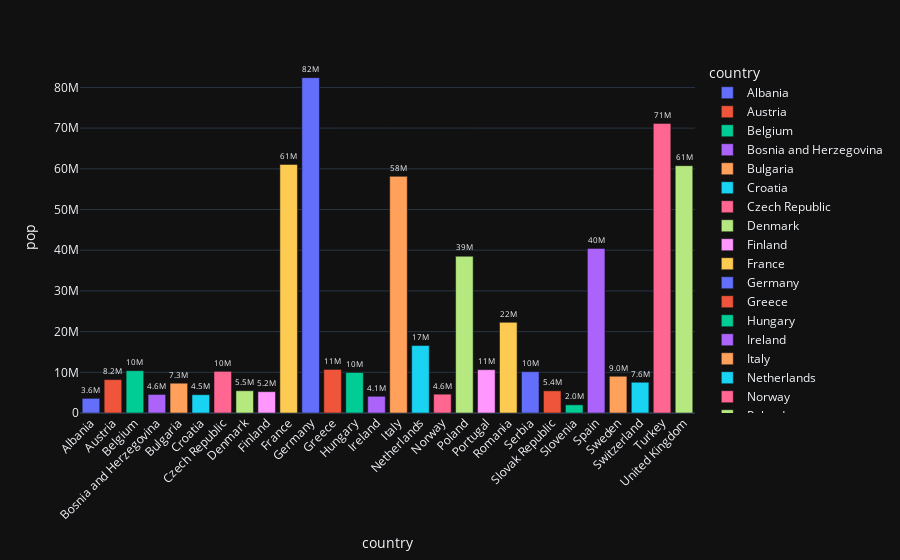

Notebook source saved alongside this figure:
### Code cell
df_europe = px.data.gapminder().query("continent == 'Europe' and year == 2007 and pop > 2.e6 ")
fig= px.bar(df_europe, y='pop', x='country', text='pop', color='country')
fig.update_traces(texttemplate='%{text:.2s}', textposition='outside') # number of population on the outside and showing in milions
fig.update_layout(uniformtext_minsize=8) #font sizes
fig.update_layout(xaxis_tickangle=-45) #text underneath rotate to -45 degrees
fig

### Figure 1 — Plotly figure (JSON) as saved in the notebook; plotly's stock layout.template omitted (floating-point values rounded to 4 significant figures)
{"data": [{"alignmentgroup": "True", "hovertemplate": "country=%{x}<br>pop=%{text}<extra></extra>", "legendgroup": "Albania", "marker": {"color": "#636efa", "pattern": {"shape": ""}}, "name": "Albania", "offsetgroup": "Albania", "orientation": "v", "showlegend": true, "text": [3601000.0], "textposition": "outside", "x": ["Albania"], "xaxis": "x", "y": [3600523], "yaxis": "y", "type": "bar", "texttemplate": "%{text:.2s}"}, {"alignmentgroup": "True", "hovertemplate": "country=%{x}<br>pop=%{text}<extra></extra>", "legendgroup": "Austria", "marker": {"color": "#EF553B", "pattern": {"shape": ""}}, "name": "Austria", "offsetgroup": "Austria", "orientation": "v", "showlegend": true, "text": [8200000.0], "textposition": "outside", "x": ["Austria"], "xaxis": "x", "y": [8199783], "yaxis": "y", "type": "bar", "texttemplate": "%{text:.2s}"}, {"alignmentgroup": "True", "hovertemplate": "country=%{x}<br>pop=%{text}<extra></extra>", "legendgroup": "Belgium", "marker": {"color": "#00cc96", "pattern": {"shape": ""}}, "name": "Belgium", "offsetgroup": "Belgium", "orientation": "v", "showlegend": true, "text": [10390000.0], "textposition": "outside", "x": ["Belgium"], "xaxis": "x", "y": [10392226], "yaxis": "y", "type": "bar", "texttemplate": "%{text:.2s}"}, {"alignmentgroup": "True", "hovertemplate": "country=%{x}<br>pop=%{text}<extra></extra>", "legendgroup": "Bosnia and Herzegovina", "marker": {"color": "#ab63fa", "pattern": {"shape": ""}}, "name": "Bosnia and Herzegovina", "offsetgroup": "Bosnia and Herzegovina", "orientation": "v", "showlegend": true, "text": [4552000.0], "textposition": "outside", "x": ["Bosnia and Herzegovina"], "xaxis": "x", "y": [4552198], "yaxis": "y", "type": "bar", "texttemplate": "%{text:.2s}"}, {"alignmentgroup": "True", "hovertemplate": "country=%{x}<br>pop=%{text}<extra></extra>", "legendgroup": "Bulgaria", "marker": {"color": "#FFA15A", "pattern": {"shape": ""}}, "name": "Bulgaria", "offsetgroup": "Bulgaria", "orientation": "v", "showlegend": true, "text": [7323000.0], "textposition": "outside", "x": ["Bulgaria"], "xaxis": "x", "y": [7322858], "yaxis": "y", "type": "bar", "texttemplate": "%{text:.2s}"}, {"alignmentgroup": "True", "hovertemplate": "country=%{x}<br>pop=%{text}<extra></extra>", "legendgroup": "Croatia", "marker": {"color": "#19d3f3", "pattern": {"shape": ""}}, "name": "Croatia", "offsetgroup": "Croatia", "orientation": "v", "showlegend": true, "text": [4493000.0], "textposition": "outside", "x": ["Croatia"], "xaxis": "x", "y": [4493312], "yaxis": "y", "type": "bar", "texttemplate": "%{text:.2s}"}, {"alignmentgroup": "True", "hovertemplate": "country=%{x}<br>pop=%{text}<extra></extra>", "legendgroup": "Czech Republic", "marker": {"color": "#FF6692", "pattern": {"shape": ""}}, "name": "Czech Republic", "offsetgroup": "Czech Republic", "orientation": "v", "showlegend": true, "text": [10230000.0], "textposition": "outside", "x": ["Czech Republic"], "xaxis": "x", "y": [10228744], "yaxis": "y", "type": "bar", "texttemplate": "%{text:.2s}"}, {"alignmentgroup": "True", "hovertemplate": "country=%{x}<br>pop=%{text}<extra></extra>", "legendgroup": "Denmark", "marker": {"color": "#B6E880", "pattern": {"shape": ""}}, "name": "Denmark", "offsetgroup": "Denmark", "orientation": "v", "showlegend": true, "text": [5468000.0], "textposition": "outside", "x": ["Denmark"], "xaxis": "x", "y": [5468120], "yaxis": "y", "type": "bar", "texttemplate": "%{text:.2s}"}, {"alignmentgroup": "True", "hovertemplate": "country=%{x}<br>pop=%{text}<extra></extra>", "legendgroup": "Finland", "marker": {"color": "#FF97FF", "pattern": {"shape": ""}}, "name": "Finland", "offsetgroup": "Finland", "orientation": "v", "showlegend": true, "text": [5238000.0], "textposition": "outside", "x": ["Finland"], "xaxis": "x", "y": [5238460], "yaxis": "y", "type": "bar", "texttemplate": "%{text:.2s}"}, {"alignmentgroup": "True", "hovertemplate": "country=%{x}<br>pop=%{text}<extra></extra>", "legendgroup": "France", "marker": {"color": "#FECB52", "pattern": {"shape": ""}}, "name": "France", "offsetgroup": "France", "orientation": "v", "showlegend": true, "text": [61080000.0], "textposition": "outside", "x": ["France"], "xaxis": "x", "y": [61083916], "yaxis": "y", "type": "bar", "texttemplate": "%{text:.2s}"}, {"alignmentgroup": "True", "hovertemplate": "country=%{x}<br>pop=%{text}<extra></extra>", "legendgroup": "Germany", "marker": {"color": "#636efa", "pattern": {"shape": ""}}, "name": "Germany", "offsetgroup": "Germany", "orientation": "v", "showlegend": true, "text": [82400000.0], "textposition": "outside", "x": ["Germany"], "xaxis": "x", "y": [82400996], "yaxis": "y", "type": "bar", "texttemplate": "%{text:.2s}"}, {"alignmentgroup": "True", "hovertemplate": "country=%{x}<br>pop=%{text}<extra></extra>", "legendgroup": "Greece", "marker": {"color": "#EF553B", "pattern": {"shape": ""}}, "name": "Greece", "offsetgroup": "Greece", "orientation": "v", "showlegend": true, "text": [10710000.0], "textposition": "outside", "x": ["Greece"], "xaxis": "x", "y": [10706290], "yaxis": "y", "type": "bar", "texttemplate": "%{text:.2s}"}, {"alignmentgroup": "True", "hovertemplate": "country=%{x}<br>pop=%{text}<extra></extra>", "legendgroup": "Hungary", "marker": {"color": "#00cc96", "pattern": {"shape": ""}}, "name": "Hungary", "offsetgroup": "Hungary", "orientation": "v", "showlegend": true, "text": [9956000.0], "textposition": "outside", "x": ["Hungary"], "xaxis": "x", "y": [9956108], "yaxis": "y", "type": "bar", "texttemplate": "%{text:.2s}"}, {"alignmentgroup": "True", "hovertemplate": "country=%{x}<br>pop=%{text}<extra></extra>", "legendgroup": "Ireland", "marker": {"color": "#ab63fa", "pattern": {"shape": ""}}, "name": "Ireland", "offsetgroup": "Ireland", "orientation": "v", "showlegend": true, "text": [4109000.0], "textposition": "outside", "x": ["Ireland"], "xaxis": "x", "y": [4109086], "yaxis": "y", "type": "bar", "texttemplate": "%{text:.2s}"}, {"alignmentgroup": "True", "hovertemplate": "country=%{x}<br>pop=%{text}<extra></extra>", "legendgroup": "Italy", "marker": {"color": "#FFA15A", "pattern": {"shape": ""}}, "name": "Italy", "offsetgroup": "Italy", "orientation": "v", "showlegend": true, "text": [58150000.0], "textposition": "outside", "x": ["Italy"], "xaxis": "x", "y": [58147733], "yaxis": "y", "type": "bar", "texttemplate": "%{text:.2s}"}, {"alignmentgroup": "True", "hovertemplate": "country=%{x}<br>pop=%{text}<extra></extra>", "legendgroup": "Netherlands", "marker": {"color": "#19d3f3", "pattern": {"shape": ""}}, "name": "Netherlands", "offsetgroup": "Netherlands", "orientation": "v", "showlegend": true, "text": [16570000.0], "textposition": "outside", "x": ["Netherlands"], "xaxis": "x", "y": [16570613], "yaxis": "y", "type": "bar", "texttemplate": "%{text:.2s}"}, {"alignmentgroup": "True", "hovertemplate": "country=%{x}<br>pop=%{text}<extra></extra>", "legendgroup": "Norway", "marker": {"color": "#FF6692", "pattern": {"shape": ""}}, "name": "Norway", "offsetgroup": "Norway", "orientation": "v", "showlegend": true, "text": [4628000.0], "textposition": "outside", "x": ["Norway"], "xaxis": "x", "y": [4627926], "yaxis": "y", "type": "bar", "texttemplate": "%{text:.2s}"}, {"alignmentgroup": "True", "hovertemplate": "country=%{x}<br>pop=%{text}<extra></extra>", "legendgroup": "Poland", "marker": {"color": "#B6E880", "pattern": {"shape": ""}}, "name": "Poland", "offsetgroup": "Poland", "orientation": "v", "showlegend": true, "text": [38520000.0], "textposition": "outside", "x": ["Poland"], "xaxis": "x", "y": [38518241], "yaxis": "y", "type": "bar", "texttemplate": "%{text:.2s}"}, {"alignmentgroup": "True", "hovertemplate": "country=%{x}<br>pop=%{text}<extra></extra>", "legendgroup": "Portugal", "marker": {"color": "#FF97FF", "pattern": {"shape": ""}}, "name": "Portugal", "offsetgroup": "Portugal", "orientation": "v", "showlegend": true, "text": [10640000.0], "textposition": "outside", "x": ["Portugal"], "xaxis": "x", "y": [10642836], "yaxis": "y", "type": "bar", "texttemplate": "%{text:.2s}"}, {"alignmentgroup": "True", "hovertemplate": "country=%{x}<br>pop=%{text}<extra></extra>", "legendgroup": "Romania", "marker": {"color": "#FECB52", "pattern": {"shape": ""}}, "name": "Romania", "offsetgroup": "Romania", "orientation": "v", "showlegend": true, "text": [22280000.0], "textposition": "outside", "x": ["Romania"], "xaxis": "x", "y": [22276056], "yaxis": "y", "type": "bar", "texttemplate": "%{text:.2s}"}, {"alignmentgroup": "True", "hovertemplate": "country=%{x}<br>pop=%{text}<extra></extra>", "legendgroup": "Serbia", "marker": {"color": "#636efa", "pattern": {"shape": ""}}, "name": "Serbia", "offsetgroup": "Serbia", "orientation": "v", "showlegend": true, "text": [10150000.0], "textposition": "outside", "x": ["Serbia"], "xaxis": "x", "y": [10150265], "yaxis": "y", "type": "bar", "texttemplate": "%{text:.2s}"}, {"alignmentgroup": "True", "hovertemplate": "country=%{x}<br>pop=%{text}<extra></extra>", "legendgroup": "Slovak Republic", "marker": {"color": "#EF553B", "pattern": {"shape": ""}}, "name": "Slovak Republic", "offsetgroup": "Slovak Republic", "orientation": "v", "showlegend": true, "text": [5448000.0], "textposition": "outside", "x": ["Slovak Republic"], "xaxis": "x", "y": [5447502], "yaxis": "y", "type": "bar", "texttemplate": "%{text:.2s}"}, {"alignmentgroup": "True", "hovertemplate": "country=%{x}<br>pop=%{text}<extra></extra>", "legendgroup": "Slovenia", "marker": {"color": "#00cc96", "pattern": {"shape": ""}}, "name": "Slovenia", "offsetgroup": "Slovenia", "orientation": "v", "showlegend": true, "text": [2009000.0], "textposition": "outside", "x": ["Slovenia"], "xaxis": "x", "y": [2009245], "yaxis": "y", "type": "bar", "texttemplate": "%{text:.2s}"}, {"alignmentgroup": "True", "hovertemplate": "country=%{x}<br>pop=%{text}<extra></extra>", "legendgroup": "Spain", "marker": {"color": "#ab63fa", "pattern": {"shape": ""}}, "name": "Spain", "offsetgroup": "Spain", "orientation": "v", "showlegend": true, "text": [40450000.0], "textposition": "outside", "x": ["Spain"], "xaxis": "x", "y": [40448191], "yaxis": "y", "type": "bar", "texttemplate": "%{text:.2s}"}, {"alignmentgroup": "True", "hovertemplate": "country=%{x}<br>pop=%{text}<extra></extra>", "legendgroup": "Sweden", "marker": {"color": "#FFA15A", "pattern": {"shape": ""}}, "name": "Sweden", "offsetgroup": "Sweden", "orientation": "v", "showlegend": true, "text": [9031000.0], "textposition": "outside", "x": ["Sweden"], "xaxis": "x", "y": [9031088], "yaxis": "y", "type": "bar", "texttemplate": "%{text:.2s}"}, {"alignmentgroup": "True", "hovertemplate": "country=%{x}<br>pop=%{text}<extra></extra>", "legendgroup": "Switzerland", "marker": {"color": "#19d3f3", "pattern": {"shape": ""}}, "name": "Switzerland", "offsetgroup": "Switzerland", "orientation": "v", "showlegend": true, "text": [7555000.0], "textposition": "outside", "x": ["Switzerland"], "xaxis": "x", "y": [7554661], "yaxis": "y", "type": "bar", "texttemplate": "%{text:.2s}"}, {"alignmentgroup": "True", "hovertemplate": "country=%{x}<br>pop=%{text}<extra></extra>", "legendgroup": "Turkey", "marker": {"color": "#FF6692", "pattern": {"shape": ""}}, "name": "Turkey", "offsetgroup": "Turkey", "orientation": "v", "showlegend": true, "text": [71160000.0], "textposition": "outside", "x": ["Turkey"], "xaxis": "x", "y": [71158647], "yaxis": "y", "type": "bar", "texttemplate": "%{text:.2s}"}, {"alignmentgroup": "True", "hovertemplate": "country=%{x}<br>pop=%{text}<extra></extra>", "legendgroup": "United Kingdom", "marker": {"color": "#B6E880", "pattern": {"shape": ""}}, "name": "United Kingdom", "offsetgroup": "United Kingdom", "orientation": "v", "showlegend": true, "text": [60780000.0], "textposition": "outside", "x": ["United Kingdom"], "xaxis": "x", "y": [60776238], "yaxis": "y", "type": "bar", "texttemplate": "%{text:.2s}"}], "layout": {"xaxis": {"anchor": "y", "domain": [0.0, 1.0], "title": {"text": "country"}, "categoryorder": "array", "categoryarray": ["Albania", "Austria", "Belgium", "Bosnia and Herzegovina", "Bulgaria", "Croatia", "Czech Republic", "Denmark", "Finland", "France", "Germany", "Greece", "Hungary", "Ireland", "Italy", "Netherlands", "Norway", "Poland", "Portugal", "Romania", "Serbia", "Slovak Republic", "Slovenia", "Spain", "Sweden", "Switzerland", "Turkey", "United Kingdom"], "tickangle": -45}, "yaxis": {"anchor": "x", "domain": [0.0, 1.0], "title": {"text": "pop"}}, "legend": {"title": {"text": "country"}, "tracegroupgap": 0}, "margin": {"t": 60}, "barmode": "relative", "uniformtext": {"minsize": 8}}}
